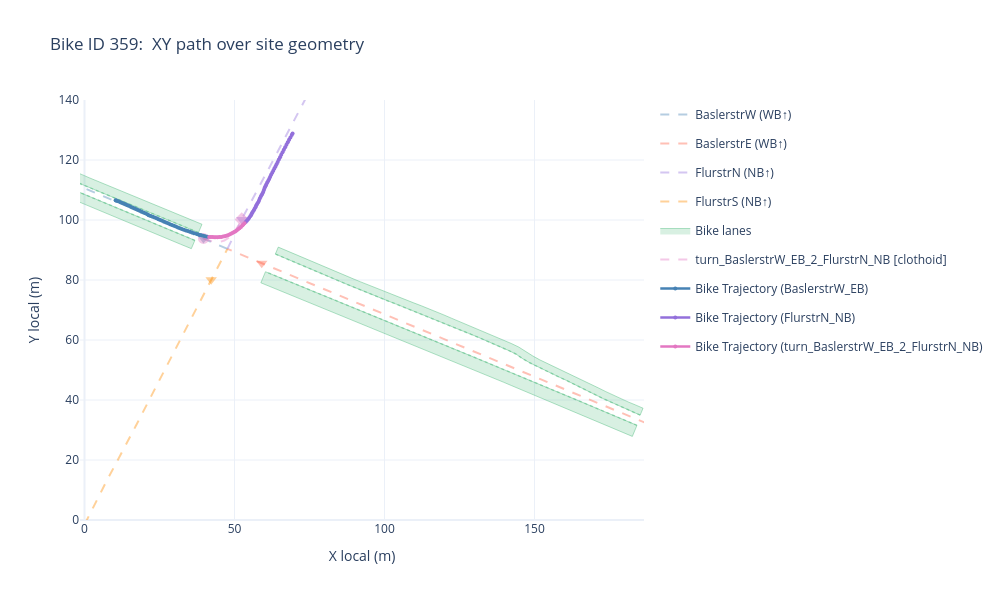

The notebook cell saved with this chart:
### Markdown cell above
### Plot A: XY path over site geometry

Overlays the bike's raw trajectory on road centerlines, bike lane bands, and the turn it took, in real-world (x, y) coordinates.

### Code cell
import plotly.graph_objects as go
from tools_utils import add_road_axes_plotly, add_bike_lane_boundaries_plotly, add_turn_centerline_plotly

turn_keys = [f'turn_{movement_key}']
fig = go.Figure()

fig, geom_color_map = add_road_axes_plotly(fig, geometry_store, offset_m=0, alpha=0.4)
fig = add_bike_lane_boundaries_plotly(fig, geometry_store, segment_registry, alpha=0.4)
fig, turn_colors = add_turn_centerline_plotly(
    fig, geometry_store, segment_registry, turn_keys=turn_keys, alpha=0.4, show_validity_polygons=False
)

for key, grp in bike_df.groupby('segment_id'):
    grp = grp.sort_values('time')
    geom_key = key.split('_')[0]
    if geom_key in geom_color_map:
        col = geom_color_map[geom_key]
    elif key in turn_colors:
        col = turn_colors[key]
    else:
        col = 'gray'  # Default color if no match found
    fig.add_trace(go.Scatter(
        x=grp['x_ekf'], y=grp['y_ekf'],
        mode='lines+markers',
        name=f'Bike Trajectory ({key})',
        marker=dict(size=4, color=col),
        line=dict(width=2.5, color=col),
        hovertemplate=(
            f'segment_id={key}<br>'
            'time=%{customdata[0]:.2f}<br>'
            'x=%{x:.2f}, y=%{y:.2f}<br>'
            's_native=%{customdata[1]:.2f}, d_native=%{customdata[2]:.2f}<extra></extra>'
        ),
        customdata=grp[['time', 's_native', 'd_native']].values,
    ))

fig.update_layout(
    title=f'Bike ID {bike_id}:  XY path over site geometry',
    xaxis_title='X local (m)', yaxis_title='Y local (m)',
    template='plotly_white',
    xaxis=dict(range=[XY_2056_Bounds[0][0]-X_2056_offset, XY_2056_Bounds[0][1]-X_2056_offset]),
    yaxis=dict(scaleanchor='x', scaleratio=1, range=[XY_2056_Bounds[1][0]-Y_2056_offset, XY_2056_Bounds[1][1]-Y_2056_offset]),
    legend=dict(groupclick='togglegroup'),
    width=1000, height=600,
)
fig
